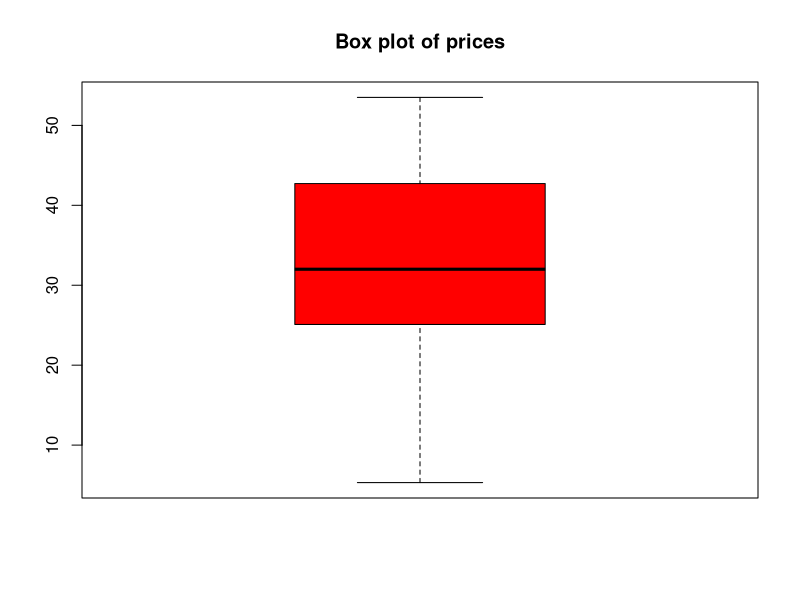
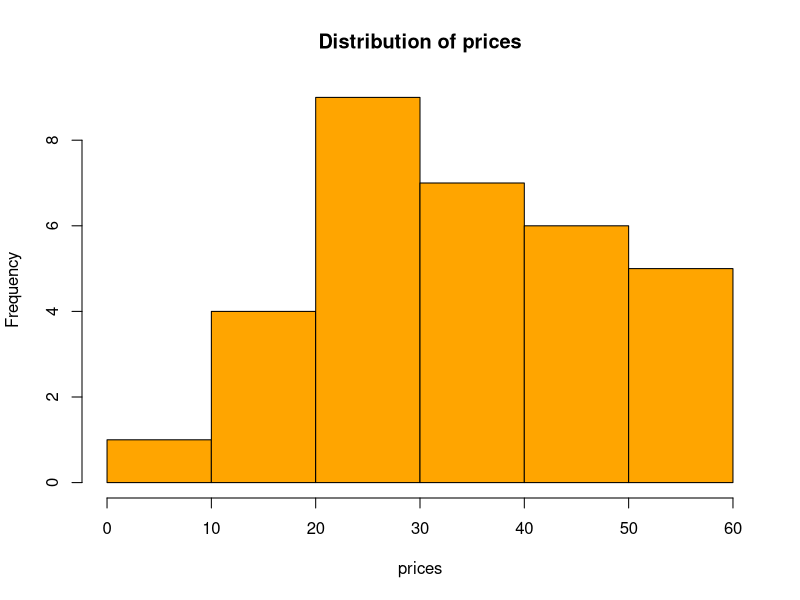

The R source for these figures, in order:
# HW probleom 1.5.9
mydataprices <- read.table("closing_prices.txt",1)

prices <- c(mydataprices$col1,mydataprices$col2,mydataprices$col3,mydataprices$col4,mydataprices$col5,mydataprices$col6,mydataprices$col7,mydataprices$col8)



# Mean: 33.105
mean_value<- mean(prices)

# variance: 177.043
variance_value <- var(prices)

# standard deviation: 13.30575
standard_deviation <- sd(prices)

# range: 5.31 53.50
data_range <- range(prices)

#statistical summary
# Min. 1st Qu.  Median    Mean 3rd Qu.    Max. 
# 5.31   25.27   32.00   33.10   42.46   53.50 

summary(prices)

# inter quartile range: 17.1875
interquartile_range <- IQR(prices)

# Outliers
# Min: 5.31
# Max: 53.50

boxplot(prices,col="red",main="Box plot of prices")

first_Qu <- 25.27

third_Qu <- 42.46

# Lower outlier limit: -0.51125
Lower_outlier_limit <- (first_Qu - 1.5 * interquartile_range)

# Upper outlier limit: 68.24125
Upper_outlier_limit <- (third_Qu + 1.5 * interquartile_range)

# Histogram
#hist(prices,main="Distribution of prices",col="orange",xlab="price values",breaks=seq(5,55,5),xlim=c(5,60),xaxp=c(5,60,5),abline(h=seq(0,6,2)),lty="dotted")
#text(19.79925,"x - s")
hist(prices,col="orange",main="Distribution of prices")
